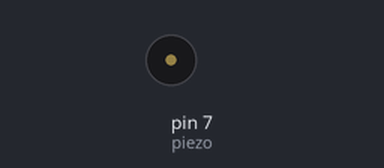
This sketch was run on a simulated Arduino Uno, built with avr-gcc and run on an emulated ATmega328P. Shown: buzzer (waves = sounding).

Above: at 4.6 s.
At 12.3 s:
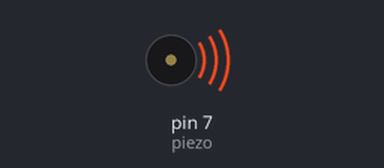
Timing chart, 0 to 12.6 s (numbered marks = the images above):
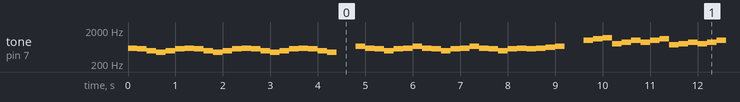

The sketch:

Top.ino
```cpp
const int piezo=7;
unsigned int freq[] = {554,588 ,493 ,440 ,658 ,622 ,998 ,1108 ,1172, 784 ,880, 740, 523, 466, 415, 392 ,370,349 ,329}; //freq배열에 주파수를 넣음.
char code[]= {'A', 'B','C','D','E','F','G','H','I','J','K','L','M','N','O','P','Q','R','S'}; //주파수에 알맞은 코드들을 code배열에 넣음
char mData[] = "BACDCABACDCABACDCABACDp EBACABEBACABEBACABABFEp GHIJKGKGHLJKJKGELJLJKBELEFBAMCNDOPQRS";  //악보의 코드를 mData배열에 넣음.
const byte mSize=sizeof(mData); //mData의 크기를 mSize에 넣음.

void setup() {
pinMode(piezo,OUTPUT); //피에조를 출력으로 설정.
}

void loop() {        //loop문 시작.
  for(int m=0; m<mSize; m++) { //mSize만큼 반복.
  int playT=200;
  for(int k=0; k<19; k++) {
    if(mData[m]==code[k]){
      tone(piezo, freq[k], playT);
    }
  }
  //mData[m]가 code[k]와 같으면 피에조로 playT밀리초 동안 freq[k]음을 출력한다.
  delay(playT);  //playT밀리초 동안 간격을 줌.
  }
  noTone(piezo); //피에조 출력을 끔.
  delay(2000);  //2초 동안 간격을 줌.
}
```

Measured:
- by itself, tone on pin 7 (piezo): plays 588 Hz for 0.20 s, 554 Hz for 0.20 s, 493 Hz for 0.20 s, 440 Hz for 0.20 s, 493 Hz for 0.20 s, 554 Hz for 0.20 s … (556 notes in this stretch)
